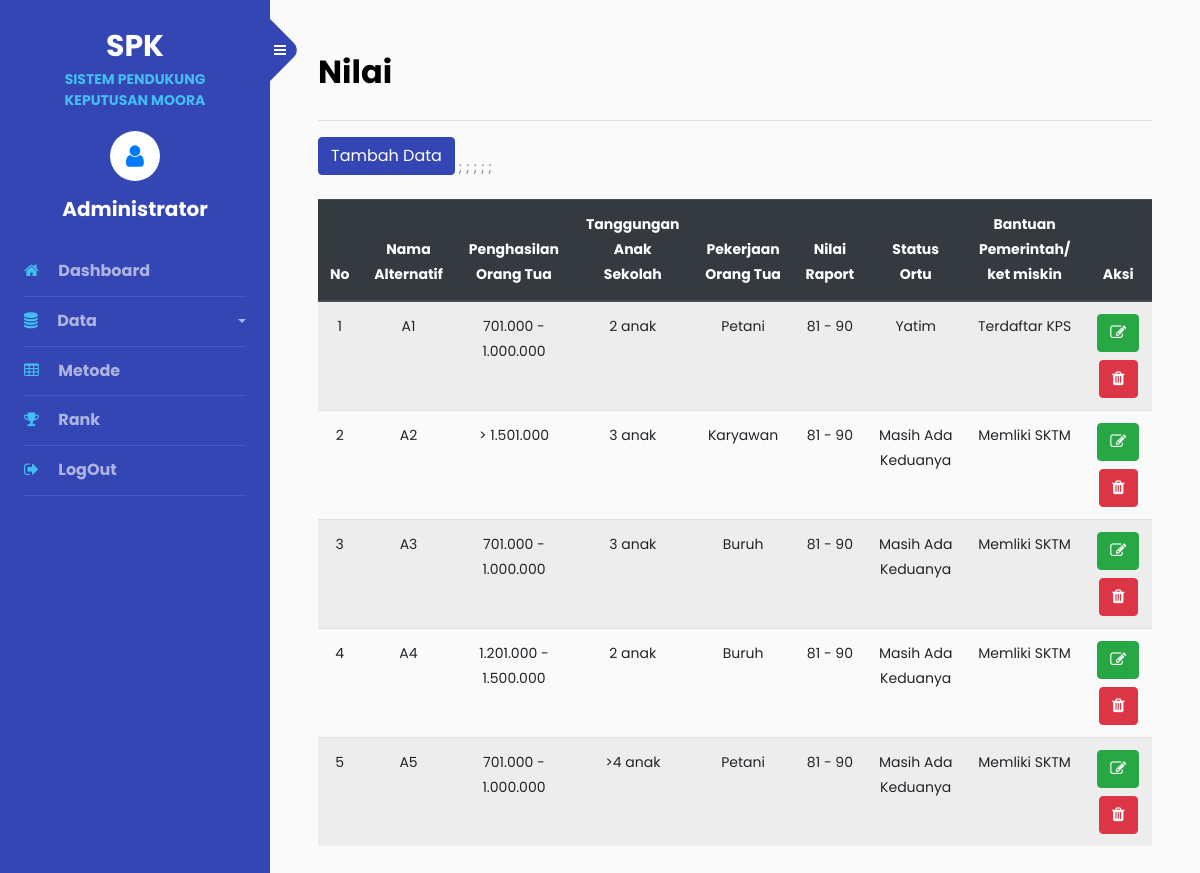
Screenshot of /admin/nilai.php (signed in) with the database file from the repository.
### tables this page shows
CREATE TABLE `tbl_akun` (
  `id_akun` int(11) NOT NULL,
  `nama_lengkap` varchar(50) NOT NULL,
  `username` varchar(50) NOT NULL,
  `password` varchar(30) NOT NULL
);

CREATE TABLE `tbl_kriteria` (
  `id_kriteria` int(11) NOT NULL,
  `nama_kriteria` varchar(30) NOT NULL,
  `bobot_kriteria` double NOT NULL,
  `tipe_kriteria` varchar(10) NOT NULL
);

CREATE TABLE `tbl_alternatif` (
  `id_alternatif` int(11) NOT NULL,
  `nama_alternatif` varchar(30) NOT NULL,
  `nilai_moora` double NOT NULL,
  `rangking` int(11) NOT NULL
);

CREATE TABLE `tbl_subkriteria` (
  `id_subkriteria` int(11) NOT NULL,
  `id_kriteria` int(11) NOT NULL,
  `nama_subkriteria` varchar(50) NOT NULL,
  `nilai_subkriteria` int(11) NOT NULL
);

### admin/nilai.php (the view, shortened to what this page needs)
<?php
include "../asset/conn/config.php";
include "header.php";
?>
<h2 class="mb-4 font-weight-bolder">Nilai</h2>
<hr>
<a href="nilai-simpan.php" class="btn btn-primary mb-4">Tambah Data</a>
<table class="table table-striped">
    <thead class="thead-dark">
        <tr>
            <th class="text-center">No</th>
            <th class="text-center">Nama Alternatif</th>
            <?php
            $ket = "SELECT * FROM tbl_kriteria ORDER BY id_kriteria";
            $a = $conn->query($ket);
            while ($row = $a->fetch_assoc()) {
                echo "<th class='text-center'>$row[nama_kriteria]</th>";
            } ?>
            <th class="text-center">Aksi</th>
        </tr>
    </thead>
    <?php
    $sql = "SELECT * FROM tbl_alternatif ORDER BY id_alternatif";
    $stm = $conn->query($sql);
    $no = 1;
    while ($a = $stm->fetch_assoc()) {
        $id_alternatif = $a['id_alternatif'];
        $cek = "SELECT * FROM  tbl_nilai WHERE id_alternatif='$id_alternatif'";
        $k = $conn->query($cek);
        if ($k->num_rows > 0) { ?>
            <tr>
                <td class="text-center"><?= $no++ ?></td>
                <td class="text-center"><?= $a['nama_alternatif'] ?></td>;
                <?php
                $data = "SELECT s.nama_subkriteria as nm_sub FROM tbl_nilai n, tbl_subkriteria s
        WHERE n.id_subkriteria=s.id_subkriteria AND n.id_alternatif='$id_alternatif' ORDER BY n.id_kriteria";
                $b = $conn->query($data);
                while ($dtn = $b->fetch_assoc()) {
                    echo "<td class= 'text-center'>$dtn[nm_sub]</td>";
                } ?>
                <td class="text-center">
                    <a href="nilai-ubah.php?id_alternatif=<?= $a['id_alternatif'] ?>" class="btn btn-success mb-2"><i class="fa fa-pencil-square-o" aria-hidden="true"></i></a>
                    <a href="nilai.php?id_alternatif=<?= $a['id_alternatif'] ?>&aksi=hapus" class="btn btn-danger"><i class="fa fa-trash" aria-hidden="true"></i></a>
            </tr>
    <?php } else {
        }
    }
    ?>
</table>

### admin/header.php (shortened to what this page needs)
<?php
include "../asset/conn/config.php";
$query = "SELECT * FROM tbl_akun WHERE id_akun ='$_SESSION[id_akun]'";
$stm = $conn->query($query);
$row = $stm->fetch_assoc();
?>
<!Doctype html>
<html lang="en">
<head>
	<link rel="stylesheet" href="https://stackpath.bootstrapcdn.com/font-awesome/4.7.0/css/font-awesome.min.css">
	<link rel="stylesheet" href="../asset/sidebar/css/style.css">
</head>
<body>
	<div class="wrapper d-flex align-items-stretch">
		<nav id="sidebar">
			<div class="custom-menu">
				<button type="button" id="sidebarCollapse" class="btn btn-primary">
					<i class="fa fa-bars"></i>
				</button>
			</div>
			<div class="p-4">
				<h1><a href="index.php" class="logo">SPK <span>SISTEM PENDUKUNG KEPUTUSAN MOORA</span>
					</a></h1>
				<div class="user-icon-container">
					<div class="user-icon">
						<span class="fa fa-user text-primary"></span>
					</div>
					<div class="user-text font-weight-bolder">
						<?= $row['nama_lengkap'] ?>
					</div>
				</div>
				<ul class="list-unstyled components mb-5">
					<li>
						<a href="index.php" class="font-weight-bolder"><span class="fa fa-home mr-3"></span> Dashboard</a>
					</li>
					<li>
						<a id="dataDropdown" data-toggle="collapse" aria-expanded="false" class="dropdown-toggle font-weight-bolder">
							<span class="fa fa-database mr-3"></span> Data
						</a>
					</li>
					<li>
						<a href="metode.php" class="font-weight-bolder"><span class="fa fa-table mr-3"></span> Metode</a>
					</li>
					<li>
						<a href="rank.php" class="font-weight-bolder"><span class="fa fa-trophy mr-3"></span> Rank</a>
					</li>
					<li>
						<a href="logout.php" class="font-weight-bolder"><span class="fa fa-sign-out mr-3"></span> LogOut</a>
					</li>
				</ul>
			</div>
		</nav>
		<div id="content" class="p-4 p-md-5 pt-5">
</body>
</html>

### admin/header.php (style rules this page uses)
.user-icon-container { display: flex; flex-direction: column; align-items: center; margin: 20px; }
.user-icon { width: 50px; height: 50px; background-color: #fff; border-radius: 50%; display: flex; align-items: center; justify-content: center; font-size: 25px; color: #555; }
.user-text { margin-top: 10px; font-size: 20px; text-align: center; }
.logo { text-align: center; display: block; margin: 0 auto; }
h1 { text-align: center; }
.logo span { display: block; font-size: 16px; }

### rows the page displays
tbl_akun: nama_lengkap "Administrator"
tbl_kriteria: nama_kriteria "Penghasilan Orang Tua"
tbl_kriteria: nama_kriteria "Tanggungan Anak Sekolah"
tbl_kriteria: nama_kriteria "Pekerjaan Orang Tua"
tbl_kriteria: nama_kriteria "Nilai Raport"
tbl_kriteria: nama_kriteria "Status Ortu"
tbl_kriteria: nama_kriteria "Bantuan Pemerintah/ ket miskin"
tbl_alternatif: nama_alternatif "A1"
tbl_subkriteria: nama_subkriteria "701.000 - 1.000.000"
tbl_subkriteria: nama_subkriteria "2 anak"
tbl_subkriteria: nama_subkriteria "Petani"
tbl_subkriteria: nama_subkriteria "81 - 90"
tbl_subkriteria: nama_subkriteria "Yatim"
tbl_subkriteria: nama_subkriteria "Terdaftar KPS"
tbl_alternatif: nama_alternatif "A2"
tbl_subkriteria: nama_subkriteria "> 1.501.000"
tbl_subkriteria: nama_subkriteria "3 anak"
tbl_subkriteria: nama_subkriteria "Karyawan"
tbl_subkriteria: nama_subkriteria "Masih Ada Keduanya"
tbl_subkriteria: nama_subkriteria "Memliki SKTM"
tbl_alternatif: nama_alternatif "A3"
tbl_subkriteria: nama_subkriteria "Buruh"
tbl_alternatif: nama_alternatif "A4"
tbl_subkriteria: nama_subkriteria "1.201.000 - 1.500.000"
tbl_alternatif: nama_alternatif "A5"
tbl_subkriteria: nama_subkriteria ">4 anak"
